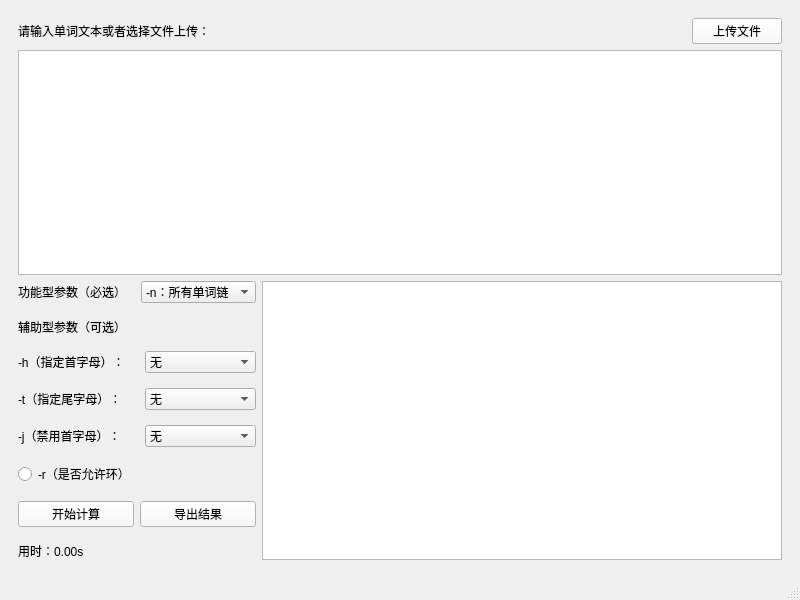
<?xml version="1.0" encoding="UTF-8"?>
<ui version="4.0">
 <class>GUI</class>
 <widget class="QMainWindow" name="GUI">
  <property name="geometry">
   <rect>
    <x>0</x>
    <y>0</y>
    <width>800</width>
    <height>600</height>
   </rect>
  </property>
  <property name="windowTitle">
   <string>GUI</string>
  </property>
  <widget class="QWidget" name="centralwidget">
   <layout class="QVBoxLayout" name="verticalLayout">
    <item>
     <widget class="QWidget" name="verticalWidget" native="true">
      <layout class="QVBoxLayout" name="verticalLayout_7">
       <property name="sizeConstraint">
        <enum>QLayout::SetNoConstraint</enum>
       </property>
       <item>
        <layout class="QHBoxLayout" name="horizontalLayout_18">
         <item>
          <widget class="QLabel" name="label_26">
           <property name="text">
            <string>请输入单词文本或者选择文件上传：</string>
           </property>
          </widget>
         </item>
         <item>
          <widget class="QPushButton" name="uploadFile">
           <property name="maximumSize">
            <size>
             <width>90</width>
             <height>16777215</height>
            </size>
           </property>
           <property name="toolTip">
            <string>上传头像</string>
           </property>
           <property name="styleSheet">
            <string notr="true">QPushButton{
	font-family:微软雅黑;
	background-color: rgb(248, 248, 248);
}
QPushButton:hover{
	font-family:微软雅黑;
	background-color: rgb(233, 237, 238);
}
QPushButton:pressed{
	font-family:微软雅黑;
	background-color: rgb(233, 237, 238);
}
</string>
           </property>
           <property name="text">
            <string>上传文件</string>
           </property>
          </widget>
         </item>
        </layout>
       </item>
       <item>
        <layout class="QHBoxLayout" name="horizontalLayout_17">
         <item>
          <widget class="QPlainTextEdit" name="inputText"/>
         </item>
        </layout>
       </item>
       <item>
        <layout class="QHBoxLayout" name="horizontalLayout_4">
         <item>
          <layout class="QVBoxLayout" name="verticalLayout_11">
           <property name="spacing">
            <number>15</number>
           </property>
           <property name="sizeConstraint">
            <enum>QLayout::SetMinimumSize</enum>
           </property>
           <item>
            <layout class="QHBoxLayout" name="horizontalLayout_14">
             <item>
              <widget class="QLabel" name="label_20">
               <property name="text">
                <string>功能型参数（必选）</string>
               </property>
              </widget>
             </item>
             <item>
              <widget class="QComboBox" name="opt">
               <property name="styleSheet">
                <string notr="true"/>
               </property>
               <item>
                <property name="text">
                 <string>-n：所有单词链</string>
                </property>
               </item>
               <item>
                <property name="text">
                 <string>-w：最多单词链</string>
                </property>
               </item>
               <item>
                <property name="text">
                 <string>-c：最长字母链</string>
                </property>
               </item>
              </widget>
             </item>
            </layout>
           </item>
           <item>
            <layout class="QHBoxLayout" name="horizontalLayout_15">
             <item>
              <layout class="QVBoxLayout" name="verticalLayout_12">
               <item>
                <widget class="QLabel" name="label_21">
                 <property name="text">
                  <string>辅助型参数（可选）</string>
                 </property>
                </widget>
               </item>
               <item>
                <layout class="QHBoxLayout" name="horizontalLayout">
                 <item>
                  <widget class="QLabel" name="label_22">
                   <property name="text">
                    <string>-h（指定首字母）：</string>
                   </property>
                  </widget>
                 </item>
                 <item>
                  <widget class="QComboBox" name="head">
                   <item>
                    <property name="text">
                     <string>无</string>
                    </property>
                   </item>
                   <item>
                    <property name="text">
                     <string>a</string>
                    </property>
                   </item>
                   <item>
                    <property name="text">
                     <string>b</string>
                    </property>
                   </item>
                   <item>
                    <property name="text">
                     <string>c</string>
                    </property>
                   </item>
                   <item>
                    <property name="text">
                     <string>d</string>
                    </property>
                   </item>
                   <item>
                    <property name="text">
                     <string>e</string>
                    </property>
                   </item>
                   <item>
                    <property name="text">
                     <string>f</string>
                    </property>
                   </item>
                   <item>
                    <property name="text">
                     <string>g</string>
                    </property>
                   </item>
                   <item>
                    <property name="text">
                     <string>h</string>
                    </property>
                   </item>
                   <item>
                    <property name="text">
                     <string>i</string>
                    </property>
                   </item>
                   <item>
                    <property name="text">
                     <string>j</string>
                    </property>
                   </item>
                   <item>
                    <property name="text">
                     <string>k</string>
                    </property>
                   </item>
                   <item>
                    <property name="text">
                     <string>l</string>
                    </property>
                   </item>
                   <item>
                    <property name="text">
                     <string>m</string>
                    </property>
                   </item>
                   <item>
                    <property name="text">
                     <string>n</string>
                    </property>
                   </item>
                   <item>
                    <property name="text">
                     <string>o</string>
                    </property>
                   </item>
                   <item>
                    <property name="text">
                     <string>p</string>
                    </property>
                   </item>
                   <item>
                    <property name="text">
                     <string>q</string>
                    </property>
                   </item>
                   <item>
                    <property name="text">
                     <string>r</string>
                    </property>
                   </item>
                   <item>
                    <property name="text">
                     <string>s</string>
                    </property>
                   </item>
                   <item>
                    <property name="text">
                     <string>t</string>
                    </property>
                   </item>
                   <item>
                    <property name="text">
                     <string>u</string>
                    </property>
                   </item>
                   <item>
                    <property name="text">
                     <string>v</string>
                    </property>
                   </item>
                   <item>
                    <property name="text">
                     <string>w</string>
                    </property>
                   </item>
                   <item>
                    <property name="text">
                     <string>x</string>
                    </property>
                   </item>
                   <item>
                    <property name="text">
                     <string>y</string>
                    </property>
                   </item>
                   <item>
                    <property name="text">
                     <string>z</string>
                    </property>
                   </item>
                  </widget>
                 </item>
                </layout>
               </item>
               <item>
                <layout class="QHBoxLayout" name="horizontalLayout_3">
                 <item>
                  <widget class="QLabel" name="label_23">
                   <property name="text">
                    <string>-t（指定尾字母）：</string>
                   </property>
                  </widget>
                 </item>
                 <item>
                  <widget class="QComboBox" name="tail">
                   <item>
                    <property name="text">
                     <string>无</string>
                    </property>
                   </item>
                   <item>
                    <property name="text">
                     <string>a</string>
                    </property>
                   </item>
                   <item>
                    <property name="text">
                     <string>b</string>
                    </property>
                   </item>
                   <item>
                    <property name="text">
                     <string>c</string>
                    </property>
                   </item>
                   <item>
                    <property name="text">
                     <string>d</string>
                    </property>
                   </item>
                   <item>
                    <property name="text">
                     <string>e</string>
                    </property>
                   </item>
                   <item>
                    <property name="text">
                     <string>f</string>
                    </property>
                   </item>
                   <item>
                    <property name="text">
                     <string>g</string>
                    </property>
                   </item>
                   <item>
                    <property name="text">
                     <string>h</string>
                    </property>
                   </item>
                   <item>
                    <property name="text">
                     <string>i</string>
                    </property>
                   </item>
                   <item>
                    <property name="text">
                     <string>j</string>
                    </property>
                   </item>
                   <item>
                    <property name="text">
                     <string>k</string>
                    </property>
                   </item>
                   <item>
                    <property name="text">
                     <string>l</string>
                    </property>
                   </item>
                   <item>
                    <property name="text">
                     <string>m</string>
                    </property>
                   </item>
                   <item>
                    <property name="text">
                     <string>n</string>
                    </property>
                   </item>
                   <item>
                    <property name="text">
                     <string>o</string>
                    </property>
                   </item>
                   <item>
                    <property name="text">
                     <string>p</string>
                    </property>
                   </item>
                   <item>
                    <property name="text">
                     <string>q</string>
                    </property>
                   </item>
                   <item>
                    <property name="text">
                     <string>r</string>
                    </property>
                   </item>
                   <item>
                    <property name="text">
                     <string>s</string>
                    </property>
                   </item>
                   <item>
                    <property name="text">
                     <string>t</string>
                    </property>
                   </item>
                   <item>
                    <property name="text">
                     <string>u</string>
                    </property>
                   </item>
                   <item>
                    <property name="text">
                     <string>v</string>
                    </property>
                   </item>
                   <item>
                    <property name="text">
                     <string>w</string>
                    </property>
                   </item>
                   <item>
                    <property name="text">
                     <string>x</string>
                    </property>
                   </item>
                   <item>
                    <property name="text">
                     <string>y</string>
                    </property>
                   </item>
                   <item>
                    <property name="text">
                     <string>z</string>
                    </property>
                   </item>
                  </widget>
                 </item>
                </layout>
               </item>
               <item>
                <layout class="QHBoxLayout" name="horizontalLayout_2">
                 <item>
                  <widget class="QLabel" name="label_24">
                   <property name="text">
                    <string>-j（禁用首字母）：</string>
                   </property>
                  </widget>
                 </item>
                 <item>
                  <widget class="QComboBox" name="ban">
                   <item>
                    <property name="text">
                     <string>无</string>
                    </property>
                   </item>
                   <item>
                    <property name="text">
                     <string>a</string>
                    </property>
                   </item>
                   <item>
                    <property name="text">
                     <string>b</string>
                    </property>
                   </item>
                   <item>
                    <property name="text">
                     <string>c</string>
                    </property>
                   </item>
                   <item>
                    <property name="text">
                     <string>d</string>
                    </property>
                   </item>
                   <item>
                    <property name="text">
                     <string>e</string>
                    </property>
                   </item>
                   <item>
                    <property name="text">
                     <string>f</string>
                    </property>
                   </item>
                   <item>
                    <property name="text">
                     <string>g</string>
                    </property>
                   </item>
                   <item>
                    <property name="text">
                     <string>h</string>
                    </property>
                   </item>
                   <item>
                    <property name="text">
                     <string>i</string>
                    </property>
                   </item>
                   <item>
                    <property name="text">
                     <string>j</string>
                    </property>
                   </item>
                   <item>
                    <property name="text">
                     <string>k</string>
                    </property>
                   </item>
                   <item>
                    <property name="text">
                     <string>l</string>
                    </property>
                   </item>
                   <item>
                    <property name="text">
                     <string>m</string>
                    </property>
                   </item>
                   <item>
                    <property name="text">
                     <string>n</string>
                    </property>
                   </item>
                   <item>
                    <property name="text">
                     <string>o</string>
                    </property>
                   </item>
                   <item>
                    <property name="text">
                     <string>p</string>
                    </property>
                   </item>
                   <item>
                    <property name="text">
                     <string>q</string>
                    </property>
                   </item>
                   <item>
                    <property name="text">
                     <string>r</string>
                    </property>
                   </item>
                   <item>
                    <property name="text">
                     <string>s</string>
                    </property>
                   </item>
                   <item>
                    <property name="text">
                     <string>t</string>
                    </property>
                   </item>
                   <item>
                    <property name="text">
                     <string>u</string>
                    </property>
                   </item>
                   <item>
                    <property name="text">
                     <string>v</string>
                    </property>
                   </item>
                   <item>
                    <property name="text">
                     <string>w</string>
                    </property>
                   </item>
                   <item>
                    <property name="text">
                     <string>x</string>
                    </property>
                   </item>
                   <item>
                    <property name="text">
                     <string>y</string>
                    </property>
                   </item>
                   <item>
                    <property name="text">
                     <string>z</string>
                    </property>
                   </item>
                  </widget>
                 </item>
                </layout>
               </item>
               <item>
                <widget class="QRadioButton" name="circle">
                 <property name="text">
                  <string>-r（是否允许环）</string>
                 </property>
                </widget>
               </item>
              </layout>
             </item>
            </layout>
           </item>
           <item>
            <layout class="QHBoxLayout" name="horizontalLayout_16">
             <item>
              <layout class="QVBoxLayout" name="verticalLayout_13">
               <item>
                <layout class="QHBoxLayout" name="horizontalLayout_11">
                 <property name="spacing">
                  <number>6</number>
                 </property>
                 <item>
                  <widget class="QPushButton" name="calculate">
                   <property name="whatsThis">
                    <string>&lt;html&gt;&lt;head/&gt;&lt;body&gt;&lt;p&gt;QPushButton{&lt;/p&gt;&lt;p&gt;	font-family:微软雅黑;&lt;/p&gt;&lt;p&gt;	background-color: rgb(248, 248, 248);&lt;/p&gt;&lt;p&gt;}&lt;/p&gt;&lt;p&gt;QPushButton:hover{&lt;/p&gt;&lt;p&gt;	font-family:微软雅黑;&lt;/p&gt;&lt;p&gt;	background-color: rgb(233, 237, 238);&lt;/p&gt;&lt;p&gt;}&lt;/p&gt;&lt;p&gt;QPushButton:pressed{&lt;/p&gt;&lt;p&gt;	font-family:微软雅黑;&lt;/p&gt;&lt;p&gt;	background-color: rgb(233, 237, 238);&lt;/p&gt;&lt;p&gt;}&lt;/p&gt;&lt;p&gt;&lt;br/&gt;&lt;/p&gt;&lt;/body&gt;&lt;/html&gt;</string>
                   </property>
                   <property name="styleSheet">
                    <string notr="true">QPushButton{
	font-family:微软雅黑;
	background-color: rgb(248, 248, 248);
}
QPushButton:hover{
	font-family:微软雅黑;
	background-color: rgb(233, 237, 238);
}
QPushButton:pressed{
	font-family:微软雅黑;
	background-color: rgb(233, 237, 238);
}
</string>
                   </property>
                   <property name="text">
                    <string>开始计算</string>
                   </property>
                  </widget>
                 </item>
                 <item>
                  <widget class="QPushButton" name="saveFile">
                   <property name="styleSheet">
                    <string notr="true">QPushButton{
	font-family:微软雅黑;
	background-color: rgb(248, 248, 248);
}
QPushButton:hover{
	font-family:微软雅黑;
	background-color: rgb(233, 237, 238);
}
QPushButton:pressed{
	font-family:微软雅黑;
	background-color: rgb(233, 237, 238);
}
</string>
                   </property>
                   <property name="text">
                    <string>导出结果</string>
                   </property>
                  </widget>
                 </item>
                </layout>
               </item>
               <item>
                <widget class="QLabel" name="timer">
                 <property name="text">
                  <string>用时：0.00s</string>
                 </property>
                </widget>
               </item>
              </layout>
             </item>
            </layout>
           </item>
          </layout>
         </item>
         <item>
          <widget class="QPlainTextEdit" name="outputText"/>
         </item>
        </layout>
       </item>
      </layout>
     </widget>
    </item>
   </layout>
  </widget>
  <widget class="QMenuBar" name="menubar">
   <property name="geometry">
    <rect>
     <x>0</x>
     <y>0</y>
     <width>800</width>
     <height>22</height>
    </rect>
   </property>
  </widget>
  <widget class="QStatusBar" name="statusbar"/>
 </widget>
 <resources/>
 <connections/>
</ui>
